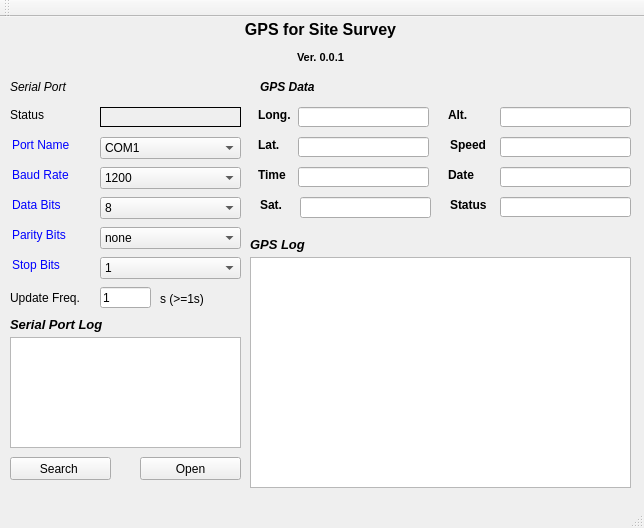
<?xml version="1.0" encoding="UTF-8"?>
<ui version="4.0">
 <class>MainWindow</class>
 <widget class="QMainWindow" name="MainWindow">
  <property name="geometry">
   <rect>
    <x>0</x>
    <y>0</y>
    <width>644</width>
    <height>528</height>
   </rect>
  </property>
  <property name="sizePolicy">
   <sizepolicy hsizetype="Fixed" vsizetype="Fixed">
    <horstretch>0</horstretch>
    <verstretch>0</verstretch>
   </sizepolicy>
  </property>
  <property name="windowTitle">
   <string>MainWindow</string>
  </property>
  <widget class="QWidget" name="centralWidget">
   <property name="sizePolicy">
    <sizepolicy hsizetype="Fixed" vsizetype="Fixed">
     <horstretch>0</horstretch>
     <verstretch>0</verstretch>
    </sizepolicy>
   </property>
   <widget class="QLabel" name="titleLabel">
    <property name="geometry">
     <rect>
      <x>10</x>
      <y>0</y>
      <width>621</width>
      <height>51</height>
     </rect>
    </property>
    <property name="text">
     <string>&lt;html&gt;&lt;head/&gt;&lt;body&gt;&lt;p align=&quot;center&quot;&gt;&lt;span style=&quot; font-size:12pt; font-weight:600;&quot;&gt;GPS for Site Survey&lt;/span&gt;&lt;/p&gt;&lt;p align=&quot;center&quot;&gt;&lt;span style=&quot; font-size:8pt; font-weight:600;&quot;&gt;Ver. 0.0.1&lt;/span&gt;&lt;/p&gt;&lt;/body&gt;&lt;/html&gt;</string>
    </property>
   </widget>
   <widget class="QLabel" name="gpsComSetLabel">
    <property name="geometry">
     <rect>
      <x>10</x>
      <y>60</y>
      <width>91</width>
      <height>21</height>
     </rect>
    </property>
    <property name="text">
     <string>&lt;html&gt;&lt;head/&gt;&lt;body&gt;&lt;p&gt;&lt;span style=&quot; font-style:italic; color:#000000;&quot;&gt;Serial Port&lt;/span&gt;&lt;/p&gt;&lt;/body&gt;&lt;/html&gt;</string>
    </property>
   </widget>
   <widget class="QLabel" name="comLabel">
    <property name="geometry">
     <rect>
      <x>12</x>
      <y>120</y>
      <width>61</width>
      <height>16</height>
     </rect>
    </property>
    <property name="text">
     <string>&lt;html&gt;&lt;head/&gt;&lt;body&gt;&lt;p&gt;&lt;span style=&quot; color:#0000ff;&quot;&gt;Port Name&lt;/span&gt;&lt;/p&gt;&lt;/body&gt;&lt;/html&gt;</string>
    </property>
   </widget>
   <widget class="QLabel" name="boteLabel">
    <property name="geometry">
     <rect>
      <x>12</x>
      <y>150</y>
      <width>71</width>
      <height>16</height>
     </rect>
    </property>
    <property name="text">
     <string>&lt;html&gt;&lt;head/&gt;&lt;body&gt;&lt;p&gt;&lt;span style=&quot; color:#0000ff;&quot;&gt;Baud Rate&lt;/span&gt;&lt;/p&gt;&lt;/body&gt;&lt;/html&gt;</string>
    </property>
   </widget>
   <widget class="QLabel" name="dataLabel">
    <property name="geometry">
     <rect>
      <x>12</x>
      <y>180</y>
      <width>61</width>
      <height>16</height>
     </rect>
    </property>
    <property name="text">
     <string>&lt;html&gt;&lt;head/&gt;&lt;body&gt;&lt;p&gt;&lt;span style=&quot; color:#0000ff;&quot;&gt;Data Bits&lt;/span&gt;&lt;/p&gt;&lt;/body&gt;&lt;/html&gt;</string>
    </property>
   </widget>
   <widget class="QLabel" name="checkLabel">
    <property name="geometry">
     <rect>
      <x>12</x>
      <y>210</y>
      <width>71</width>
      <height>16</height>
     </rect>
    </property>
    <property name="text">
     <string>&lt;html&gt;&lt;head/&gt;&lt;body&gt;&lt;p&gt;&lt;span style=&quot; color:#0000ff;&quot;&gt;Parity Bits&lt;/span&gt;&lt;/p&gt;&lt;/body&gt;&lt;/html&gt;</string>
    </property>
   </widget>
   <widget class="QLabel" name="stopLabel">
    <property name="geometry">
     <rect>
      <x>12</x>
      <y>240</y>
      <width>71</width>
      <height>16</height>
     </rect>
    </property>
    <property name="text">
     <string>&lt;html&gt;&lt;head/&gt;&lt;body&gt;&lt;p&gt;&lt;span style=&quot; color:#0000ff;&quot;&gt;Stop Bits&lt;/span&gt;&lt;/p&gt;&lt;/body&gt;&lt;/html&gt;</string>
    </property>
   </widget>
   <widget class="QComboBox" name="comComboBox">
    <property name="geometry">
     <rect>
      <x>100</x>
      <y>120</y>
      <width>141</width>
      <height>22</height>
     </rect>
    </property>
    <item>
     <property name="text">
      <string>COM1</string>
     </property>
    </item>
    <item>
     <property name="text">
      <string>COM2</string>
     </property>
    </item>
    <item>
     <property name="text">
      <string>COM3</string>
     </property>
    </item>
    <item>
     <property name="text">
      <string>COM4</string>
     </property>
    </item>
    <item>
     <property name="text">
      <string>COM5</string>
     </property>
    </item>
    <item>
     <property name="text">
      <string>COM6</string>
     </property>
    </item>
    <item>
     <property name="text">
      <string>COM7</string>
     </property>
    </item>
    <item>
     <property name="text">
      <string>COM8</string>
     </property>
    </item>
    <item>
     <property name="text">
      <string>COM9</string>
     </property>
    </item>
   </widget>
   <widget class="QComboBox" name="boteComboBox">
    <property name="geometry">
     <rect>
      <x>100</x>
      <y>150</y>
      <width>141</width>
      <height>22</height>
     </rect>
    </property>
    <item>
     <property name="text">
      <string>1200</string>
     </property>
    </item>
    <item>
     <property name="text">
      <string>2400</string>
     </property>
    </item>
    <item>
     <property name="text">
      <string>4800</string>
     </property>
    </item>
    <item>
     <property name="text">
      <string>9600</string>
     </property>
    </item>
    <item>
     <property name="text">
      <string>19200</string>
     </property>
    </item>
    <item>
     <property name="text">
      <string>38400</string>
     </property>
    </item>
    <item>
     <property name="text">
      <string>57600</string>
     </property>
    </item>
    <item>
     <property name="text">
      <string>115200</string>
     </property>
    </item>
    <item>
     <property name="text">
      <string>128000</string>
     </property>
    </item>
    <item>
     <property name="text">
      <string>256000</string>
     </property>
    </item>
   </widget>
   <widget class="QComboBox" name="dataComboBox">
    <property name="geometry">
     <rect>
      <x>100</x>
      <y>180</y>
      <width>141</width>
      <height>22</height>
     </rect>
    </property>
    <item>
     <property name="text">
      <string>8</string>
     </property>
    </item>
    <item>
     <property name="text">
      <string>7</string>
     </property>
    </item>
    <item>
     <property name="text">
      <string>6</string>
     </property>
    </item>
    <item>
     <property name="text">
      <string>5</string>
     </property>
    </item>
   </widget>
   <widget class="QComboBox" name="checkComboBox">
    <property name="geometry">
     <rect>
      <x>100</x>
      <y>210</y>
      <width>141</width>
      <height>22</height>
     </rect>
    </property>
    <item>
     <property name="text">
      <string>none</string>
     </property>
    </item>
    <item>
     <property name="text">
      <string>odd</string>
     </property>
    </item>
    <item>
     <property name="text">
      <string>even</string>
     </property>
    </item>
   </widget>
   <widget class="QComboBox" name="stopComboBox">
    <property name="geometry">
     <rect>
      <x>100</x>
      <y>240</y>
      <width>141</width>
      <height>22</height>
     </rect>
    </property>
    <item>
     <property name="text">
      <string>1</string>
     </property>
    </item>
    <item>
     <property name="text">
      <string>2</string>
     </property>
    </item>
   </widget>
   <widget class="QLabel" name="comInformationLabel">
    <property name="geometry">
     <rect>
      <x>10</x>
      <y>300</y>
      <width>161</width>
      <height>16</height>
     </rect>
    </property>
    <property name="text">
     <string>&lt;html&gt;&lt;head/&gt;&lt;body&gt;&lt;p&gt;&lt;span style=&quot; font-size:10pt; font-weight:600; font-style:italic; color:#000000;&quot;&gt;Serial Port Log&lt;/span&gt;&lt;/p&gt;&lt;/body&gt;&lt;/html&gt;</string>
    </property>
   </widget>
   <widget class="QPushButton" name="searchButton">
    <property name="geometry">
     <rect>
      <x>10</x>
      <y>440</y>
      <width>101</width>
      <height>23</height>
     </rect>
    </property>
    <property name="text">
     <string>Search </string>
    </property>
   </widget>
   <widget class="QPushButton" name="openComButton">
    <property name="geometry">
     <rect>
      <x>140</x>
      <y>440</y>
      <width>101</width>
      <height>23</height>
     </rect>
    </property>
    <property name="text">
     <string>Open</string>
    </property>
   </widget>
   <widget class="QTextEdit" name="comInformationTextEdit">
    <property name="geometry">
     <rect>
      <x>10</x>
      <y>320</y>
      <width>231</width>
      <height>111</height>
     </rect>
    </property>
   </widget>
   <widget class="QLabel" name="gpsComSetLabel_2">
    <property name="geometry">
     <rect>
      <x>260</x>
      <y>60</y>
      <width>111</width>
      <height>21</height>
     </rect>
    </property>
    <property name="text">
     <string>&lt;html&gt;&lt;head/&gt;&lt;body&gt;&lt;p&gt;&lt;span style=&quot; font-weight:600; font-style:italic; color:#000000;&quot;&gt;GPS Data&lt;/span&gt;&lt;/p&gt;&lt;/body&gt;&lt;/html&gt;</string>
    </property>
   </widget>
   <widget class="QLabel" name="latitudeLabel">
    <property name="geometry">
     <rect>
      <x>258</x>
      <y>90</y>
      <width>41</width>
      <height>16</height>
     </rect>
    </property>
    <property name="text">
     <string>&lt;html&gt;&lt;head/&gt;&lt;body&gt;&lt;p&gt;&lt;span style=&quot; font-weight:600; color:#000000;&quot;&gt;Long.&lt;/span&gt;&lt;/p&gt;&lt;/body&gt;&lt;/html&gt;</string>
    </property>
   </widget>
   <widget class="QLabel" name="longitudeLabel">
    <property name="geometry">
     <rect>
      <x>258</x>
      <y>120</y>
      <width>31</width>
      <height>16</height>
     </rect>
    </property>
    <property name="text">
     <string>&lt;html&gt;&lt;head/&gt;&lt;body&gt;&lt;p&gt;&lt;span style=&quot; font-weight:600; color:#000000;&quot;&gt;Lat.&lt;/span&gt;&lt;/p&gt;&lt;/body&gt;&lt;/html&gt;</string>
    </property>
   </widget>
   <widget class="QLabel" name="timeLabel">
    <property name="geometry">
     <rect>
      <x>258</x>
      <y>150</y>
      <width>31</width>
      <height>16</height>
     </rect>
    </property>
    <property name="text">
     <string>&lt;html&gt;&lt;head/&gt;&lt;body&gt;&lt;p&gt;&lt;span style=&quot; font-weight:600; color:#000000;&quot;&gt;Time&lt;/span&gt;&lt;/p&gt;&lt;/body&gt;&lt;/html&gt;</string>
    </property>
   </widget>
   <widget class="QLineEdit" name="latitudeLineEdit">
    <property name="geometry">
     <rect>
      <x>298</x>
      <y>90</y>
      <width>131</width>
      <height>20</height>
     </rect>
    </property>
   </widget>
   <widget class="QLineEdit" name="longitudeLineEdit">
    <property name="geometry">
     <rect>
      <x>298</x>
      <y>120</y>
      <width>131</width>
      <height>20</height>
     </rect>
    </property>
   </widget>
   <widget class="QLineEdit" name="timeLineEdit">
    <property name="geometry">
     <rect>
      <x>298</x>
      <y>150</y>
      <width>131</width>
      <height>20</height>
     </rect>
    </property>
   </widget>
   <widget class="QLabel" name="altLabel">
    <property name="geometry">
     <rect>
      <x>448</x>
      <y>90</y>
      <width>41</width>
      <height>16</height>
     </rect>
    </property>
    <property name="text">
     <string>&lt;html&gt;&lt;head/&gt;&lt;body&gt;&lt;p&gt;&lt;span style=&quot; font-weight:600;&quot;&gt;Alt.&lt;/span&gt;&lt;/p&gt;&lt;/body&gt;&lt;/html&gt;</string>
    </property>
   </widget>
   <widget class="QLabel" name="statusLabel">
    <property name="geometry">
     <rect>
      <x>450</x>
      <y>180</y>
      <width>41</width>
      <height>16</height>
     </rect>
    </property>
    <property name="text">
     <string>&lt;html&gt;&lt;head/&gt;&lt;body&gt;&lt;p&gt;&lt;span style=&quot; font-weight:600; color:#000000;&quot;&gt;Status&lt;/span&gt;&lt;/p&gt;&lt;/body&gt;&lt;/html&gt;</string>
    </property>
   </widget>
   <widget class="QLabel" name="dateLabel">
    <property name="geometry">
     <rect>
      <x>448</x>
      <y>150</y>
      <width>31</width>
      <height>16</height>
     </rect>
    </property>
    <property name="text">
     <string>&lt;html&gt;&lt;head/&gt;&lt;body&gt;&lt;p&gt;&lt;span style=&quot; font-weight:600; color:#000000;&quot;&gt;Date&lt;/span&gt;&lt;/p&gt;&lt;/body&gt;&lt;/html&gt;</string>
    </property>
   </widget>
   <widget class="QLineEdit" name="altLineEdit">
    <property name="geometry">
     <rect>
      <x>500</x>
      <y>90</y>
      <width>131</width>
      <height>20</height>
     </rect>
    </property>
   </widget>
   <widget class="QLineEdit" name="statusLineEdit">
    <property name="geometry">
     <rect>
      <x>500</x>
      <y>180</y>
      <width>131</width>
      <height>20</height>
     </rect>
    </property>
   </widget>
   <widget class="QLineEdit" name="dateLineEdit">
    <property name="geometry">
     <rect>
      <x>500</x>
      <y>150</y>
      <width>131</width>
      <height>20</height>
     </rect>
    </property>
   </widget>
   <widget class="QLabel" name="gpsReceiveLabel">
    <property name="geometry">
     <rect>
      <x>250</x>
      <y>220</y>
      <width>111</width>
      <height>16</height>
     </rect>
    </property>
    <property name="text">
     <string>&lt;html&gt;&lt;head/&gt;&lt;body&gt;&lt;p&gt;&lt;span style=&quot; font-size:10pt; font-weight:600; font-style:italic; color:#000000;&quot;&gt;GPS Log&lt;/span&gt;&lt;/p&gt;&lt;/body&gt;&lt;/html&gt;</string>
    </property>
   </widget>
   <widget class="QPlainTextEdit" name="gpsPlainTextEdit">
    <property name="geometry">
     <rect>
      <x>250</x>
      <y>240</y>
      <width>381</width>
      <height>231</height>
     </rect>
    </property>
   </widget>
   <widget class="QLabel" name="comStatusLabel">
    <property name="geometry">
     <rect>
      <x>100</x>
      <y>90</y>
      <width>141</width>
      <height>20</height>
     </rect>
    </property>
    <property name="frameShape">
     <enum>QFrame::Panel</enum>
    </property>
    <property name="text">
     <string>&lt;html&gt;&lt;head/&gt;&lt;body&gt;&lt;p&gt;&lt;br/&gt;&lt;/p&gt;&lt;/body&gt;&lt;/html&gt;</string>
    </property>
   </widget>
   <widget class="QLineEdit" name="satelliteLineEdit">
    <property name="geometry">
     <rect>
      <x>300</x>
      <y>180</y>
      <width>131</width>
      <height>21</height>
     </rect>
    </property>
   </widget>
   <widget class="QLabel" name="satelliteLabel">
    <property name="geometry">
     <rect>
      <x>260</x>
      <y>178</y>
      <width>81</width>
      <height>21</height>
     </rect>
    </property>
    <property name="text">
     <string>&lt;html&gt;&lt;head/&gt;&lt;body&gt;&lt;p&gt;&lt;span style=&quot; font-weight:600; color:#000000;&quot;&gt;Sat.&lt;/span&gt;&lt;/p&gt;&lt;/body&gt;&lt;/html&gt;</string>
    </property>
   </widget>
   <widget class="QLabel" name="speedLabel">
    <property name="geometry">
     <rect>
      <x>450</x>
      <y>120</y>
      <width>41</width>
      <height>16</height>
     </rect>
    </property>
    <property name="text">
     <string>&lt;html&gt;&lt;head/&gt;&lt;body&gt;&lt;p&gt;&lt;span style=&quot; font-weight:600;&quot;&gt;Speed&lt;/span&gt;&lt;/p&gt;&lt;/body&gt;&lt;/html&gt;</string>
    </property>
   </widget>
   <widget class="QLineEdit" name="speedLineEdit">
    <property name="geometry">
     <rect>
      <x>500</x>
      <y>120</y>
      <width>131</width>
      <height>20</height>
     </rect>
    </property>
   </widget>
   <widget class="QLabel" name="updatelabel">
    <property name="geometry">
     <rect>
      <x>10</x>
      <y>270</y>
      <width>81</width>
      <height>21</height>
     </rect>
    </property>
    <property name="text">
     <string>Update Freq.</string>
    </property>
   </widget>
   <widget class="QLineEdit" name="updatelineEdit">
    <property name="geometry">
     <rect>
      <x>100</x>
      <y>270</y>
      <width>51</width>
      <height>21</height>
     </rect>
    </property>
    <property name="text">
     <string>1</string>
    </property>
   </widget>
   <widget class="QLabel" name="labelUnit">
    <property name="geometry">
     <rect>
      <x>160</x>
      <y>272</y>
      <width>81</width>
      <height>20</height>
     </rect>
    </property>
    <property name="text">
     <string>s (&gt;=1s)</string>
    </property>
   </widget>
   <widget class="QLabel" name="label">
    <property name="geometry">
     <rect>
      <x>10</x>
      <y>90</y>
      <width>54</width>
      <height>16</height>
     </rect>
    </property>
    <property name="text">
     <string>Status</string>
    </property>
   </widget>
  </widget>
  <widget class="QMenuBar" name="menuBar">
   <property name="geometry">
    <rect>
     <x>0</x>
     <y>0</y>
     <width>644</width>
     <height>23</height>
    </rect>
   </property>
  </widget>
  <widget class="QToolBar" name="mainToolBar">
   <attribute name="toolBarArea">
    <enum>TopToolBarArea</enum>
   </attribute>
   <attribute name="toolBarBreak">
    <bool>false</bool>
   </attribute>
  </widget>
  <widget class="QStatusBar" name="statusBar"/>
 </widget>
 <layoutdefault spacing="6" margin="11"/>
 <resources/>
 <connections/>
</ui>
